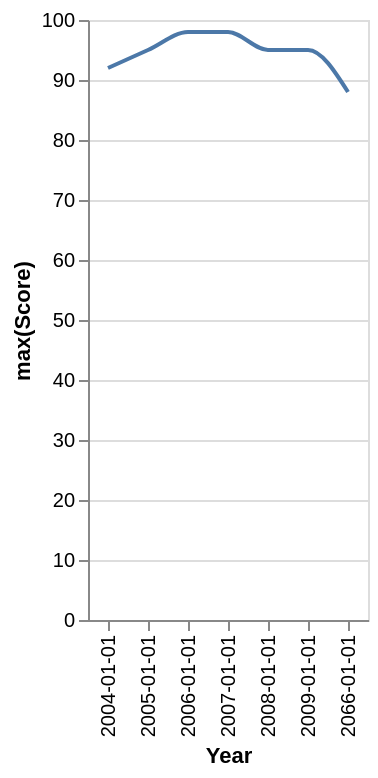

This figure's Vega-Lite source:
### Vega-Lite specification from a JSON file in a GitHub repository (floating-point values rounded to 4 significant figures)
{"data": {"values": [{"x_data": "2004-01-01", "y_data": 92}, {"x_data": "2005-01-01", "y_data": 95}, {"x_data": "2006-01-01", "y_data": 98}, {"x_data": "2007-01-01", "y_data": 98}, {"x_data": "2008-01-01", "y_data": 95}, {"x_data": "2009-01-01", "y_data": 95}, {"x_data": "2066-01-01", "y_data": 88}]}, "mark": {"type": "line", "interpolate": "monotone"}, "encoding": {"x": {"field": "x_data", "type": "nominal", "title": "Year", "sort": "ascending"}, "y": {"field": "y_data", "type": "quantitative", "title": "max(Score)"}}}
